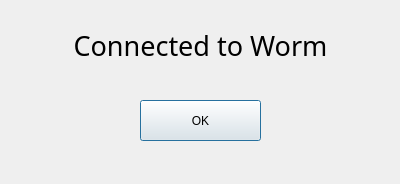
<?xml version="1.0" encoding="UTF-8"?>
<ui version="4.0">
 <class>Dialog</class>
 <widget class="QDialog" name="Dialog">
  <property name="geometry">
   <rect>
    <x>0</x>
    <y>0</y>
    <width>400</width>
    <height>184</height>
   </rect>
  </property>
  <property name="windowTitle">
   <string>Dialog</string>
  </property>
  <widget class="QLabel" name="label">
   <property name="geometry">
    <rect>
     <x>40</x>
     <y>30</y>
     <width>321</width>
     <height>31</height>
    </rect>
   </property>
   <property name="font">
    <font>
     <family>American Typewriter</family>
     <pointsize>20</pointsize>
     <bold>false</bold>
    </font>
   </property>
   <property name="text">
    <string>Connected to Worm</string>
   </property>
   <property name="alignment">
    <set>Qt::AlignCenter</set>
   </property>
  </widget>
  <widget class="QPushButton" name="OkBtn">
   <property name="geometry">
    <rect>
     <x>140</x>
     <y>100</y>
     <width>121</width>
     <height>41</height>
    </rect>
   </property>
   <property name="text">
    <string>OK</string>
   </property>
  </widget>
 </widget>
 <resources/>
 <connections/>
</ui>
